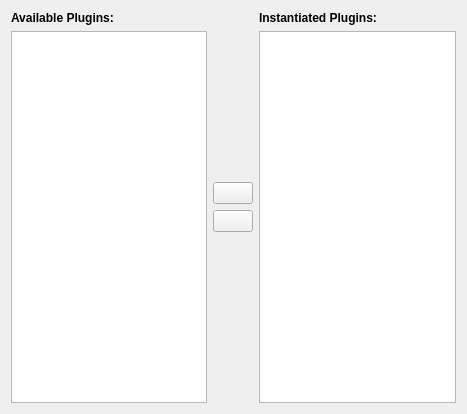
<?xml version="1.0" encoding="UTF-8"?>
<ui version="4.0">
 <class>PluginSelectionTab</class>
 <widget class="QWidget" name="PluginSelectionTab">
  <property name="geometry">
   <rect>
    <x>0</x>
    <y>0</y>
    <width>467</width>
    <height>414</height>
   </rect>
  </property>
  <property name="windowTitle">
   <string>Form</string>
  </property>
  <layout class="QHBoxLayout" name="horizontalLayout">
   <item>
    <layout class="QVBoxLayout" name="verticalLayout_2">
     <item>
      <widget class="QLabel" name="label">
       <property name="font">
        <font>
         <weight>75</weight>
         <bold>true</bold>
        </font>
       </property>
       <property name="text">
        <string>Available Plugins:</string>
       </property>
      </widget>
     </item>
     <item>
      <widget class="QListWidget" name="m_availablePlugins">
       <property name="editTriggers">
        <set>QAbstractItemView::EditKeyPressed|QAbstractItemView::SelectedClicked</set>
       </property>
       <property name="showDropIndicator" stdset="0">
        <bool>false</bool>
       </property>
       <property name="dragEnabled">
        <bool>false</bool>
       </property>
       <property name="dragDropMode">
        <enum>QAbstractItemView::NoDragDrop</enum>
       </property>
       <property name="iconSize">
        <size>
         <width>32</width>
         <height>32</height>
        </size>
       </property>
       <property name="viewMode">
        <enum>QListView::ListMode</enum>
       </property>
      </widget>
     </item>
    </layout>
   </item>
   <item>
    <layout class="QVBoxLayout" name="verticalLayout">
     <item>
      <spacer name="verticalSpacer">
       <property name="orientation">
        <enum>Qt::Vertical</enum>
       </property>
       <property name="sizeHint" stdset="0">
        <size>
         <width>20</width>
         <height>40</height>
        </size>
       </property>
      </spacer>
     </item>
     <item>
      <widget class="QPushButton" name="m_addPluginButton">
       <property name="text">
        <string/>
       </property>
       <property name="icon">
        <iconset resource="../icons.qrc">
         <normaloff>:/images/add.png</normaloff>:/images/add.png</iconset>
       </property>
      </widget>
     </item>
     <item>
      <widget class="QPushButton" name="m_removePluginButton">
       <property name="text">
        <string/>
       </property>
       <property name="icon">
        <iconset resource="../icons.qrc">
         <normaloff>:/images/remove.png</normaloff>:/images/remove.png</iconset>
       </property>
      </widget>
     </item>
     <item>
      <spacer name="verticalSpacer_2">
       <property name="orientation">
        <enum>Qt::Vertical</enum>
       </property>
       <property name="sizeHint" stdset="0">
        <size>
         <width>20</width>
         <height>40</height>
        </size>
       </property>
      </spacer>
     </item>
    </layout>
   </item>
   <item>
    <layout class="QVBoxLayout" name="verticalLayout_3">
     <item>
      <widget class="QLabel" name="label_2">
       <property name="font">
        <font>
         <weight>75</weight>
         <bold>true</bold>
        </font>
       </property>
       <property name="text">
        <string>Instantiated Plugins:</string>
       </property>
      </widget>
     </item>
     <item>
      <widget class="QListWidget" name="m_instantiatedPlugins">
       <property name="editTriggers">
        <set>QAbstractItemView::EditKeyPressed|QAbstractItemView::SelectedClicked</set>
       </property>
       <property name="dragEnabled">
        <bool>false</bool>
       </property>
       <property name="dragDropMode">
        <enum>QAbstractItemView::NoDragDrop</enum>
       </property>
       <property name="iconSize">
        <size>
         <width>32</width>
         <height>32</height>
        </size>
       </property>
      </widget>
     </item>
    </layout>
   </item>
  </layout>
 </widget>
 <resources>
  <include location="../icons.qrc"/>
 </resources>
 <connections/>
</ui>
